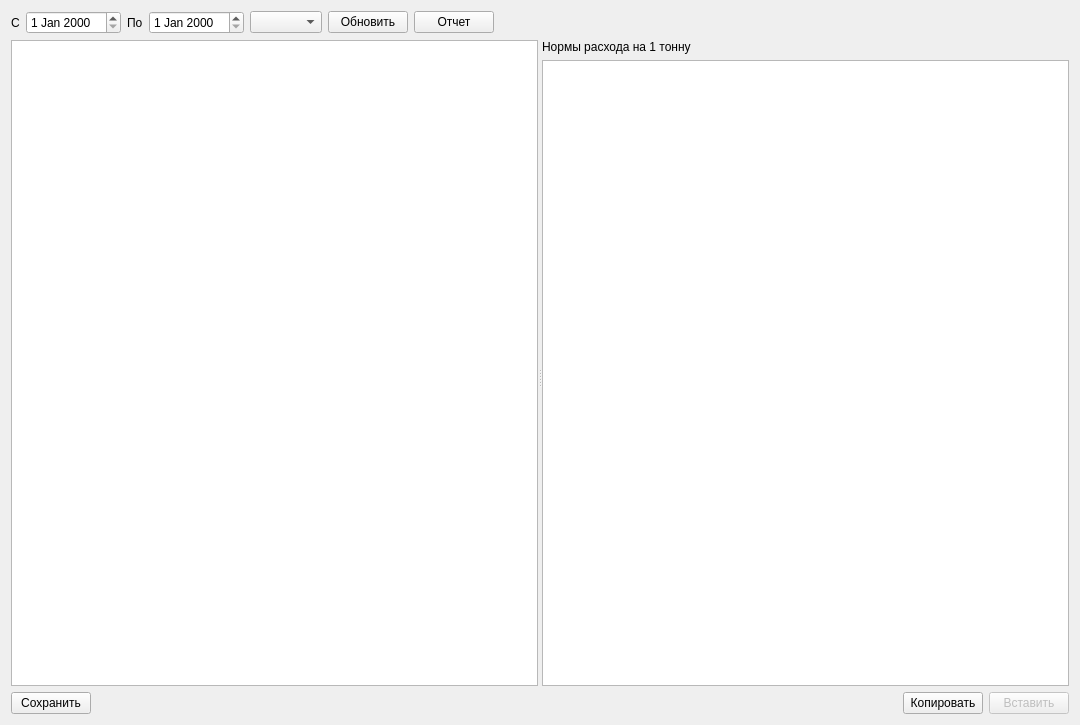
<?xml version="1.0" encoding="UTF-8"?>
<ui version="4.0">
 <class>FormPodtNorn</class>
 <widget class="QWidget" name="FormPodtNorn">
  <property name="geometry">
   <rect>
    <x>0</x>
    <y>0</y>
    <width>1080</width>
    <height>725</height>
   </rect>
  </property>
  <property name="windowTitle">
   <string>Form</string>
  </property>
  <layout class="QVBoxLayout" name="verticalLayout_3">
   <item>
    <layout class="QHBoxLayout" name="horizontalLayout">
     <item>
      <widget class="QLabel" name="label">
       <property name="text">
        <string>С</string>
       </property>
      </widget>
     </item>
     <item>
      <widget class="DateEdit" name="dateEditBeg"/>
     </item>
     <item>
      <widget class="QLabel" name="label_2">
       <property name="text">
        <string>По</string>
       </property>
      </widget>
     </item>
     <item>
      <widget class="DateEdit" name="dateEditEnd"/>
     </item>
     <item>
      <widget class="QComboBox" name="comboBoxType"/>
     </item>
     <item>
      <widget class="QPushButton" name="pushButtonUpd">
       <property name="text">
        <string>Обновить</string>
       </property>
      </widget>
     </item>
     <item>
      <widget class="QPushButton" name="pushButtonRep">
       <property name="text">
        <string>Отчет</string>
       </property>
      </widget>
     </item>
     <item>
      <spacer name="horizontalSpacer">
       <property name="orientation">
        <enum>Qt::Horizontal</enum>
       </property>
       <property name="sizeHint" stdset="0">
        <size>
         <width>40</width>
         <height>20</height>
        </size>
       </property>
      </spacer>
     </item>
    </layout>
   </item>
   <item>
    <widget class="QSplitter" name="splitter">
     <property name="sizePolicy">
      <sizepolicy hsizetype="Expanding" vsizetype="Expanding">
       <horstretch>0</horstretch>
       <verstretch>0</verstretch>
      </sizepolicy>
     </property>
     <property name="orientation">
      <enum>Qt::Horizontal</enum>
     </property>
     <widget class="QWidget" name="">
      <layout class="QVBoxLayout" name="verticalLayout_2">
       <item>
        <widget class="TableView" name="tableViewPodt">
         <property name="selectionMode">
          <enum>QAbstractItemView::SingleSelection</enum>
         </property>
         <property name="selectionBehavior">
          <enum>QAbstractItemView::SelectRows</enum>
         </property>
         <attribute name="verticalHeaderVisible">
          <bool>false</bool>
         </attribute>
        </widget>
       </item>
       <item>
        <layout class="QHBoxLayout" name="horizontalLayout_4">
         <item>
          <widget class="QPushButton" name="pushButtonSave">
           <property name="text">
            <string>Сохранить</string>
           </property>
          </widget>
         </item>
         <item>
          <spacer name="horizontalSpacer_3">
           <property name="orientation">
            <enum>Qt::Horizontal</enum>
           </property>
           <property name="sizeHint" stdset="0">
            <size>
             <width>40</width>
             <height>20</height>
            </size>
           </property>
          </spacer>
         </item>
        </layout>
       </item>
      </layout>
     </widget>
     <widget class="QWidget" name="layoutWidget">
      <layout class="QVBoxLayout" name="verticalLayout">
       <item>
        <widget class="QLabel" name="label_3">
         <property name="text">
          <string>Нормы расхода на 1 тонну</string>
         </property>
        </widget>
       </item>
       <item>
        <widget class="DbViewer" name="tableViewNorm"/>
       </item>
       <item>
        <layout class="QHBoxLayout" name="horizontalLayout_2">
         <item>
          <spacer name="horizontalSpacer_2">
           <property name="orientation">
            <enum>Qt::Horizontal</enum>
           </property>
           <property name="sizeHint" stdset="0">
            <size>
             <width>40</width>
             <height>20</height>
            </size>
           </property>
          </spacer>
         </item>
         <item>
          <widget class="QPushButton" name="pushButtonCopy">
           <property name="text">
            <string>Копировать</string>
           </property>
          </widget>
         </item>
         <item>
          <widget class="QPushButton" name="pushButtonPaste">
           <property name="enabled">
            <bool>false</bool>
           </property>
           <property name="text">
            <string>Вставить</string>
           </property>
          </widget>
         </item>
        </layout>
       </item>
      </layout>
     </widget>
    </widget>
   </item>
  </layout>
 </widget>
 <customwidgets>
  <customwidget>
   <class>DbViewer</class>
   <extends>QTableView</extends>
   <header>db/dbviewer.h</header>
  </customwidget>
  <customwidget>
   <class>DateEdit</class>
   <extends>QDateEdit</extends>
   <header>db/dbviewer.h</header>
  </customwidget>
  <customwidget>
   <class>TableView</class>
   <extends>QTableView</extends>
   <header>olap/tableview.h</header>
  </customwidget>
 </customwidgets>
 <resources/>
 <connections/>
</ui>
